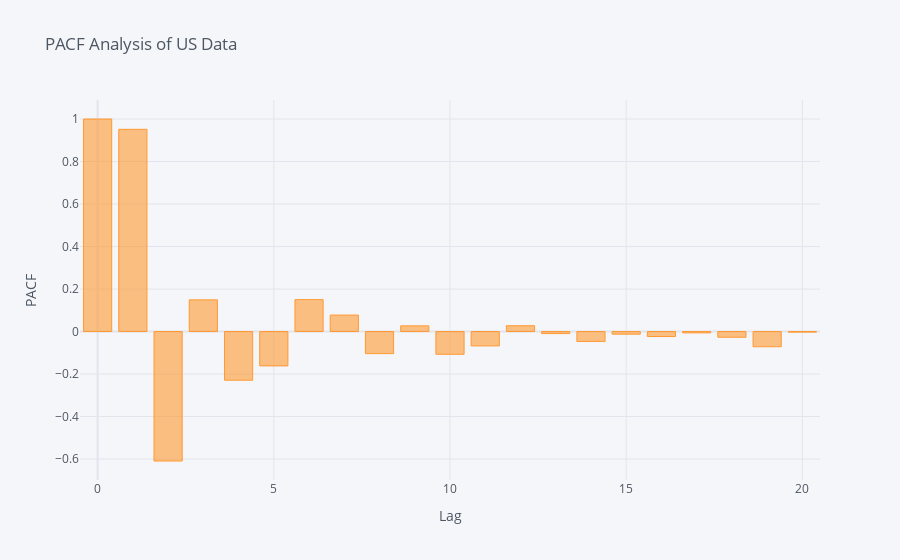

Notebook code for this chart:
### Code cell
lag_pacf = pacf(US_df['value'], nlags = 20, method = "ywm") # Use of pacf function and converting to series
lag_pacf_series = pd.Series(lag_pacf)
lag_pacf_series.iplot(kind = "bar", xTitle = "Lag", yTitle = "PACF", title = 'PACF Analysis of US Data')
# Lag 2 is last lag spike before flattening out. Will use p value of 2 in ARIMA model

### Figure 1 — Plotly figure (JSON) as saved in the notebook; plotly's stock layout.template omitted (floating-point values rounded to 4 significant figures)
{"data": [{"marker": {"color": "rgba(255, 153, 51, 0.6)", "line": {"color": "rgba(255, 153, 51, 1.0)", "width": 1}}, "name": "None", "orientation": "v", "text": "", "type": "bar", "x": [0, 1, 2, 3, 4, 5, 6, 7, 8, 9, 10, 11, 12, 13, 14, 15, 16, 17, 18, 19, 20], "y": [1, 0.9515, -0.609, 0.1491, -0.229, -0.1616, 0.1502, 0.07756, -0.1038, 0.02683, -0.1069, -0.0676, 0.02731, -0.009627, -0.04654, -0.01236, -0.02345, -0.006244, -0.02677, -0.07146, -0.002823]}], "layout": {"legend": {"bgcolor": "#F5F6F9", "font": {"color": "#4D5663"}}, "paper_bgcolor": "#F5F6F9", "plot_bgcolor": "#F5F6F9", "title": {"font": {"color": "#4D5663"}, "text": "PACF Analysis of US Data"}, "xaxis": {"gridcolor": "#E1E5ED", "showgrid": true, "tickfont": {"color": "#4D5663"}, "title": {"font": {"color": "#4D5663"}, "text": "Lag"}, "zerolinecolor": "#E1E5ED"}, "yaxis": {"gridcolor": "#E1E5ED", "showgrid": true, "tickfont": {"color": "#4D5663"}, "title": {"font": {"color": "#4D5663"}, "text": "PACF"}, "zerolinecolor": "#E1E5ED"}}}
